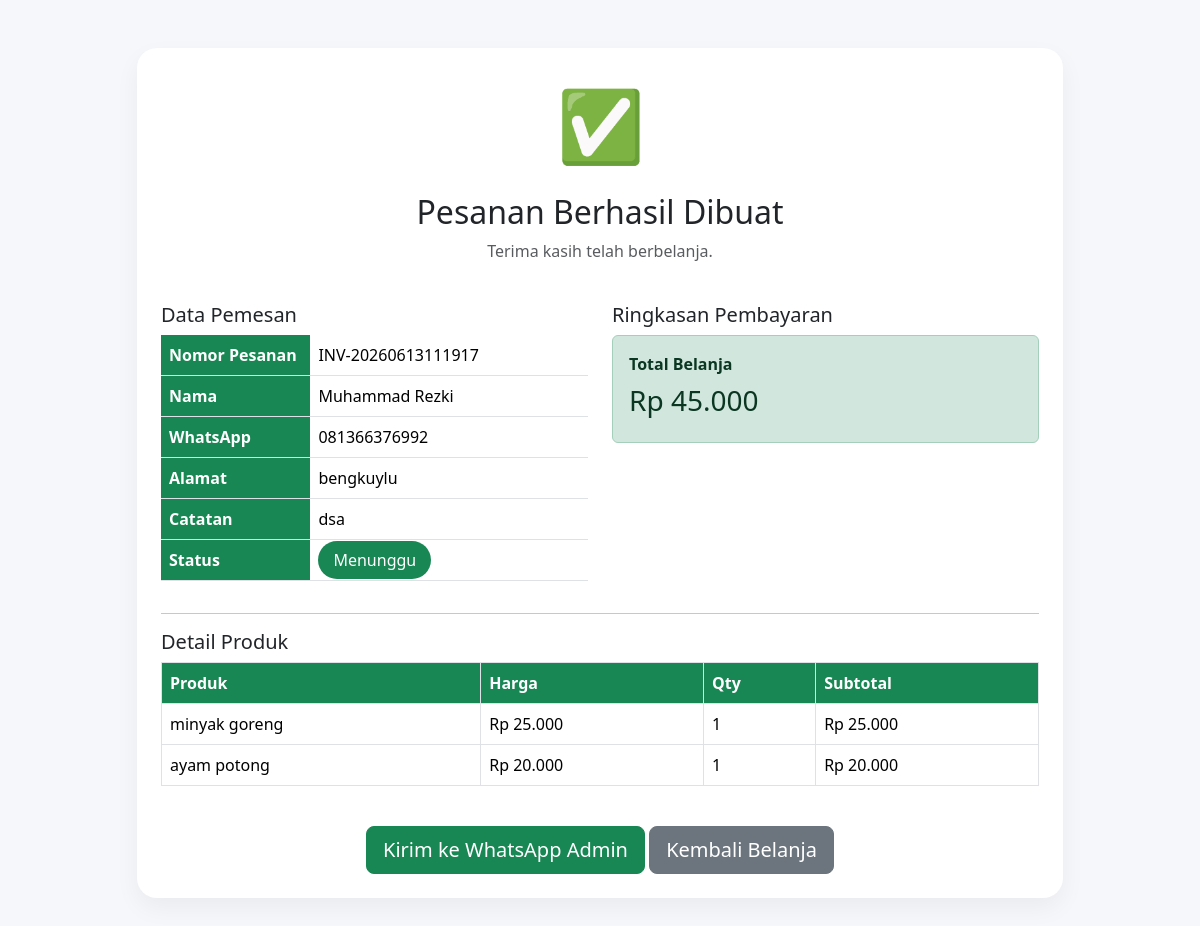
/checkout_sukses.php?id=5, run on the app's committed database.
### tables this page shows
CREATE TABLE `orders` (
  `id` int(11) NOT NULL,
  `nomor_pesanan` varchar(30) NOT NULL,
  `nama` varchar(100) NOT NULL,
  `telepon` varchar(20) NOT NULL,
  `alamat` text NOT NULL,
  `catatan` text DEFAULT NULL,
  `total` bigint(20) NOT NULL,
  `status` enum('Menunggu','Diproses','Selesai','Dibatalkan') DEFAULT 'Menunggu',
  `tanggal` datetime DEFAULT current_timestamp()
);

CREATE TABLE `order_detail` (
  `id` int(11) NOT NULL,
  `order_id` int(11) NOT NULL,
  `produk_id` int(11) NOT NULL,
  `nama_produk` varchar(255) NOT NULL,
  `harga` bigint(20) NOT NULL,
  `qty` int(11) NOT NULL,
  `subtotal` bigint(20) NOT NULL
);

### checkout_sukses.php (the view, shortened to what this page needs)
<?php
require_once 'config/koneksi.php';
$id = (int) $_GET['id'];
$order = mysqli_query(
    $conn,
    "SELECT * FROM orders WHERE id='$id' LIMIT 1"
);
$data = mysqli_fetch_assoc($order);
$detail = mysqli_query(
    $conn,
    "SELECT * FROM order_detail
     WHERE order_id='$id'"
);
$nomor_admin = "6285169856603";
?>
<!DOCTYPE html>
<html lang="id">
<head>
    <link href="https://cdn.jsdelivr.net/npm/bootstrap@5.3.7/dist/css/bootstrap.min.css" rel="stylesheet">
</head>
<body>
    <div class="container py-5">
        <div class="row justify-content-center">
            <div class="col-lg-10">
                <div class="card p-4">
                    <div class="text-center mb-4">
                        <div class="success-icon">
                            ✅
                        </div>
                        <h2 class="mt-3">
                            Pesanan Berhasil Dibuat
                        </h2>
                        <p class="text-muted">
                            Terima kasih telah berbelanja.
                        </p>
                    </div>
                    <div class="row">
                        <div class="col-md-6">
                            <h5>Data Pemesan</h5>
                            <table class="table">
                                <tr>
                                    <th width="35%">Nomor Pesanan</th>
                                    <td><?= htmlspecialchars($data['nomor_pesanan']); ?></td>
                                </tr>
                                <tr>
                                    <th>Nama</th>
                                    <td><?= htmlspecialchars($data['nama']); ?></td>
                                </tr>
                                <tr>
                                    <th>WhatsApp</th>
                                    <td><?= htmlspecialchars($data['telepon']); ?></td>
                                </tr>
                                <tr>
                                    <th>Alamat</th>
                                    <td><?= nl2br(htmlspecialchars($data['alamat'])); ?></td>
                                </tr>
                                <tr>
                                    <th>Catatan</th>
                                    <td>
                                        <?= $data['catatan'] != '' ? htmlspecialchars($data['catatan']) : '-'; ?>
                                    </td>
                                </tr>
                                <tr>
                                    <th>Status</th>
                                    <td>
                                        <span class="badge-status">
                                            <?= htmlspecialchars($data['status']); ?>
                                        </span>
                                    </td>
                                </tr>
                            </table>
                        </div>
                        <div class="col-md-6">
                            <h5>Ringkasan Pembayaran</h5>
                            <div class="alert alert-success">
                                <strong>
                                    Total Belanja
                                </strong>
                                <h3 class="mt-2">
                                    Rp <?= number_format($data['total'], 0, ',', '.'); ?>
                                </h3>
                            </div>
                        </div>
                    </div>
                    <hr>
                    <h5>Detail Produk</h5>
                    <div class="table-responsive">
                        <table class="table table-bordered">
                            <thead>
                                <tr>
                                    <th>Produk</th>
                                    <th>Harga</th>
                                    <th>Qty</th>
                                    <th>Subtotal</th>
                                </tr>
                            </thead>
                            <tbody>
                                <?php while ($item = mysqli_fetch_assoc($detail)): ?>
                                    <tr>
                                        <td>
                                            <?= htmlspecialchars($item['nama_produk']); ?>
                                        </td>
                                        <td>
                                            Rp <?= number_format($item['harga'], 0, ',', '.'); ?>
                                        </td>
                                        <td>
                                            <?= $item['qty']; ?>
                                        </td>
                                        <td>
                                            Rp <?= number_format($item['subtotal'], 0, ',', '.'); ?>
                                        </td>
                                    </tr>
                                <?php endwhile; ?>
                            </tbody>
                        </table>
                    </div>
                    <?php
                    mysqli_data_seek($detail, 0);
                    $pesan = "*PESANAN BARU*\n";
                    $pesan .= "━━━━━━━━━━━━━━━━━━\n\n";
                    $pesan .= "*Nomor Pesanan:* " . $data['nomor_pesanan'] . "\n\n";
                    $pesan .= "*Data Pemesan*\n";
                    $pesan .= "Nama       : " . $data['nama'] . "\n";
                    $pesan .= "WhatsApp   : " . $data['telepon'] . "\n";
                    $pesan .= "Alamat     : " . $data['alamat'] . "\n";
                    if ($data['catatan'] != '') {
                        $pesan .= "Catatan    : " . $data['catatan'] . "\n";
                    }
                    $pesan .= "*Detail Pesanan*\n";
                    $pesan .= "━━━━━━━━━━━━━━━━━━\n";
                    $no = 1;
                    while ($item = mysqli_fetch_assoc($detail)) {
                        $pesan .= $no . ". " . $item['nama_produk'] . "\n";
                        $pesan .= "   Harga  : Rp " . number_format($item['harga'], 0, ',', '.') . "\n";
                        $pesan .= "   Qty    : " . $item['qty'] . " pcs\n";
                        $pesan .= "   Sub    : Rp " . number_format($item['subtotal'], 0, ',', '.') . "\n\n";
                        $no++;
                    }
                    $pesan .= "━━━━━━━━━━━━━━━━━━\n";
                    $pesan .= "*TOTAL : Rp " . number_format($data['total'], 0, ',', '.') . "*\n\n";
                    $pesan .= "Mohon segera dikonfirmasi. Terima kasih!";
                    $wa = "https://wa.me/" . $nomor_admin . "?text=" . urlencode($pesan);
                    ?>
                    <div class="text-center mt-4">
                        <a href="<?= $wa; ?>" target="_blank" class="btn btn-success btn-lg">
                            Kirim ke WhatsApp Admin
                        </a>
                        <a href="index.php" class="btn btn-secondary btn-lg">
                            Kembali Belanja
                        </a>
                    </div>
                </div>
            </div>
        </div>
    </div>
</body>
</html>

### checkout_sukses.php (style rules this page uses)
body { background: #f5f7fb; }
.card { border: none; border-radius: 20px; box-shadow: 0 10px 25px rgba(0, 0, 0, .05); }
.success-icon { font-size: 70px; }
.badge-status { background: #198754; color: white; padding: 8px 15px; border-radius: 50px; }
.table th { background: #198754; color: white; }

### data on the page
orders: nomor_pesanan "INV-20260613111917", nama "Muhammad Rezki", telepon "081366376992", alamat "bengkuylu", catatan "dsa", status "Menunggu", total "45.000"
order_detail: nama_produk "minyak goreng", harga "25.000", qty "1", subtotal "25.000"
order_detail: nama_produk "ayam potong", harga "20.000", qty "1", subtotal "20.000"
